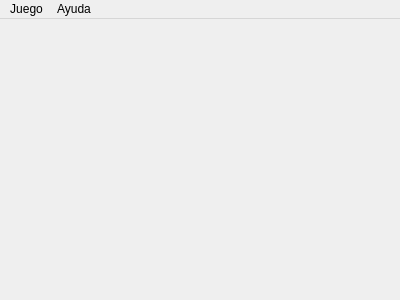
<?xml version="1.0" encoding="UTF-8"?>
<ui version="4.0">
 <class>MainWindow</class>
 <widget class="QMainWindow" name="MainWindow">
  <property name="geometry">
   <rect>
    <x>0</x>
    <y>0</y>
    <width>400</width>
    <height>300</height>
   </rect>
  </property>
  <property name="maximumSize">
   <size>
    <width>400</width>
    <height>300</height>
   </size>
  </property>
  <property name="windowTitle">
   <string>Backgammon Unicen</string>
  </property>
  <property name="windowIcon">
   <iconset resource="imagenes.qrc">
    <normaloff>:/Imagenes/Logo UNICEN azul.jpg</normaloff>:/Imagenes/Logo UNICEN azul.jpg</iconset>
  </property>
  <widget class="QWidget" name="centralWidget"/>
  <widget class="QMenuBar" name="menuBar">
   <property name="geometry">
    <rect>
     <x>0</x>
     <y>0</y>
     <width>400</width>
     <height>21</height>
    </rect>
   </property>
   <widget class="QMenu" name="menuJuego">
    <property name="title">
     <string>Juego</string>
    </property>
    <addaction name="actionNuevo_juego"/>
    <addaction name="actionSalir"/>
   </widget>
   <widget class="QMenu" name="menuAyuda">
    <property name="title">
     <string>Ayuda</string>
    </property>
    <addaction name="actionComo_jugar"/>
    <addaction name="actionSobre_Backgammon"/>
   </widget>
   <addaction name="menuJuego"/>
   <addaction name="menuAyuda"/>
  </widget>
  <action name="actionNuevo_juego">
   <property name="text">
    <string>Nuevo juego</string>
   </property>
  </action>
  <action name="actionSalir">
   <property name="text">
    <string>Salir</string>
   </property>
  </action>
  <action name="actionComo_jugar">
   <property name="text">
    <string>Instrucciones de uso</string>
   </property>
  </action>
  <action name="actionSobre_Backgammon">
   <property name="text">
    <string>Sobre Backgammon</string>
   </property>
  </action>
 </widget>
 <layoutdefault spacing="6" margin="11"/>
 <resources>
  <include location="imagenes.qrc"/>
 </resources>
 <connections/>
</ui>
